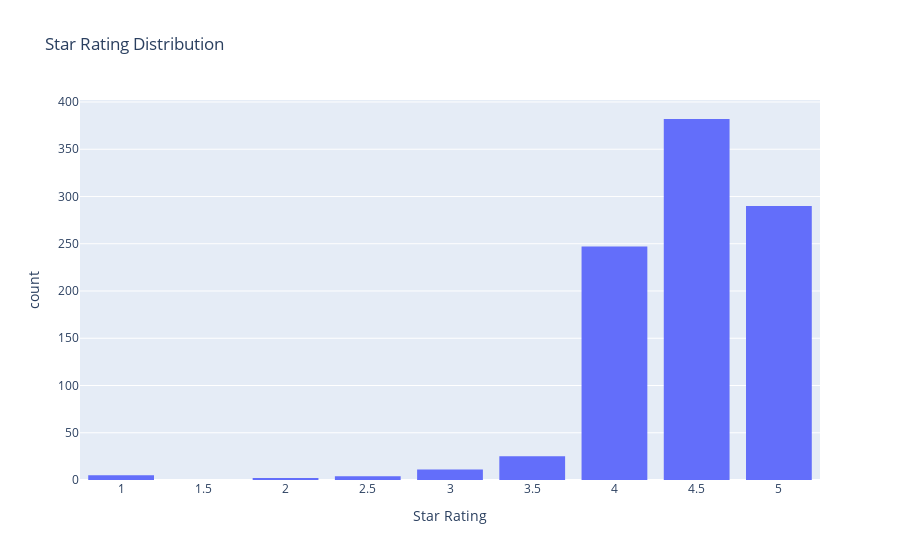

Notebook cell for this chart:
### Code cell
fig = px.histogram(
    df,
    x="star_rating",
    title="Star Rating Distribution",
    labels={"star_rating": "Star Rating"},
    category_orders={"star_rating": sorted(df["star_rating"].dropna().unique())}
)
fig.update_layout(bargap=0.2)
fig.show()

### Figure 1 — Plotly figure (JSON) as saved in the notebook; plotly's stock layout.template omitted (floating-point values rounded to 4 significant figures; data arrays with more than 128 entries replaced by an {"elided": "..."} marker saying what was removed)
{"data": [{"bingroup": "x", "hovertemplate": "Star Rating=%{x}<br>count=%{y}<extra></extra>", "legendgroup": "", "marker": {"color": "#636efa", "pattern": {"shape": ""}}, "name": "", "orientation": "v", "showlegend": false, "type": "histogram", "x": {"elided": "966 float values"}, "xaxis": "x", "yaxis": "y"}], "layout": {"bargap": 0.2, "barmode": "relative", "legend": {"tracegroupgap": 0}, "title": {"text": "Star Rating Distribution"}, "xaxis": {"anchor": "y", "categoryarray": [1, 2, 2.5, 3, 3.5, 4, 4.5, 5], "categoryorder": "array", "domain": [0, 1], "title": {"text": "Star Rating"}}, "yaxis": {"anchor": "x", "domain": [0, 1], "title": {"text": "count"}}}}
